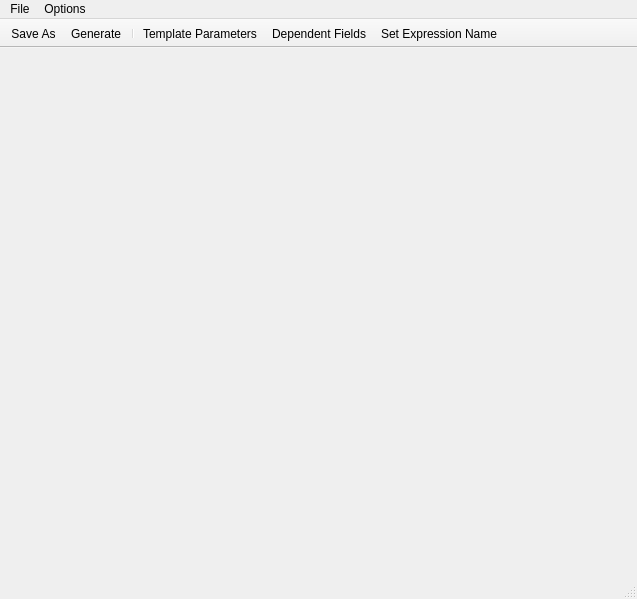
<?xml version="1.0" encoding="UTF-8"?>
<ui version="4.0">
 <class>MainWindow</class>
 <widget class="QMainWindow" name="MainWindow">
  <property name="geometry">
   <rect>
    <x>0</x>
    <y>0</y>
    <width>637</width>
    <height>599</height>
   </rect>
  </property>
  <property name="windowTitle">
   <string>MainWindow</string>
  </property>
  <widget class="QWidget" name="centralwidget"/>
  <widget class="QMenuBar" name="menubar">
   <property name="geometry">
    <rect>
     <x>0</x>
     <y>0</y>
     <width>637</width>
     <height>22</height>
    </rect>
   </property>
   <widget class="QMenu" name="menuFile">
    <property name="title">
     <string>File</string>
    </property>
    <addaction name="actionSave_As"/>
    <addaction name="actionGenerate"/>
    <addaction name="actionSet_Expression_Name"/>
   </widget>
   <widget class="QMenu" name="menuOptions">
    <property name="title">
     <string>Options</string>
    </property>
    <addaction name="actionTemplate_Parameters"/>
    <addaction name="actionDependent_Fields"/>
   </widget>
   <addaction name="menuFile"/>
   <addaction name="menuOptions"/>
  </widget>
  <widget class="QStatusBar" name="statusbar"/>
  <widget class="QToolBar" name="toolBar">
   <property name="windowTitle">
    <string>toolBar</string>
   </property>
   <property name="movable">
    <bool>false</bool>
   </property>
   <property name="toolButtonStyle">
    <enum>Qt::ToolButtonTextUnderIcon</enum>
   </property>
   <property name="floatable">
    <bool>false</bool>
   </property>
   <attribute name="toolBarArea">
    <enum>TopToolBarArea</enum>
   </attribute>
   <attribute name="toolBarBreak">
    <bool>false</bool>
   </attribute>
   <addaction name="actionSave_As"/>
   <addaction name="actionGenerate"/>
   <addaction name="separator"/>
   <addaction name="actionTemplate_Parameters"/>
   <addaction name="actionDependent_Fields"/>
   <addaction name="actionSet_Expression_Name"/>
  </widget>
  <action name="actionGenerate">
   <property name="icon">
    <iconset resource="icons.qrc">
     <normaloff>:/images/images/refresh.tiff</normaloff>:/images/images/refresh.tiff</iconset>
   </property>
   <property name="text">
    <string>Generate</string>
   </property>
   <property name="toolTip">
    <string>Update/Generate the File.  Any changes you have made will be lost.</string>
   </property>
   <property name="shortcut">
    <string>Ctrl+G</string>
   </property>
  </action>
  <action name="actionTemplate_Parameters">
   <property name="icon">
    <iconset resource="icons.qrc">
     <normaloff>:/images/images/tparam.tiff</normaloff>:/images/images/tparam.tiff</iconset>
   </property>
   <property name="text">
    <string>Template Parameters</string>
   </property>
   <property name="toolTip">
    <string>Edit/Add Template Parameters for this Expression</string>
   </property>
   <property name="shortcut">
    <string>Ctrl+T</string>
   </property>
  </action>
  <action name="actionDependent_Fields">
   <property name="icon">
    <iconset resource="icons.qrc">
     <normaloff>:/images/images/dependence.tiff</normaloff>:/images/images/dependence.tiff</iconset>
   </property>
   <property name="text">
    <string>Dependent Fields</string>
   </property>
   <property name="toolTip">
    <string>Edit/Add fields that this expression depends on</string>
   </property>
   <property name="shortcut">
    <string>Ctrl+D</string>
   </property>
  </action>
  <action name="actionSet_Expression_Name">
   <property name="icon">
    <iconset resource="icons.qrc">
     <normaloff>:/images/images/setExprName.tiff</normaloff>:/images/images/setExprName.tiff</iconset>
   </property>
   <property name="text">
    <string>Set Expression Name</string>
   </property>
  </action>
  <action name="actionSave_As">
   <property name="icon">
    <iconset resource="icons.qrc">
     <normaloff>:/images/images/disk.tiff</normaloff>:/images/images/disk.tiff</iconset>
   </property>
   <property name="text">
    <string>Save As...</string>
   </property>
   <property name="iconText">
    <string>Save As</string>
   </property>
   <property name="toolTip">
    <string>Save the current generated file to disk.</string>
   </property>
   <property name="shortcut">
    <string>Ctrl+S</string>
   </property>
  </action>
 </widget>
 <resources>
  <include location="icons.qrc"/>
 </resources>
 <connections/>
</ui>
